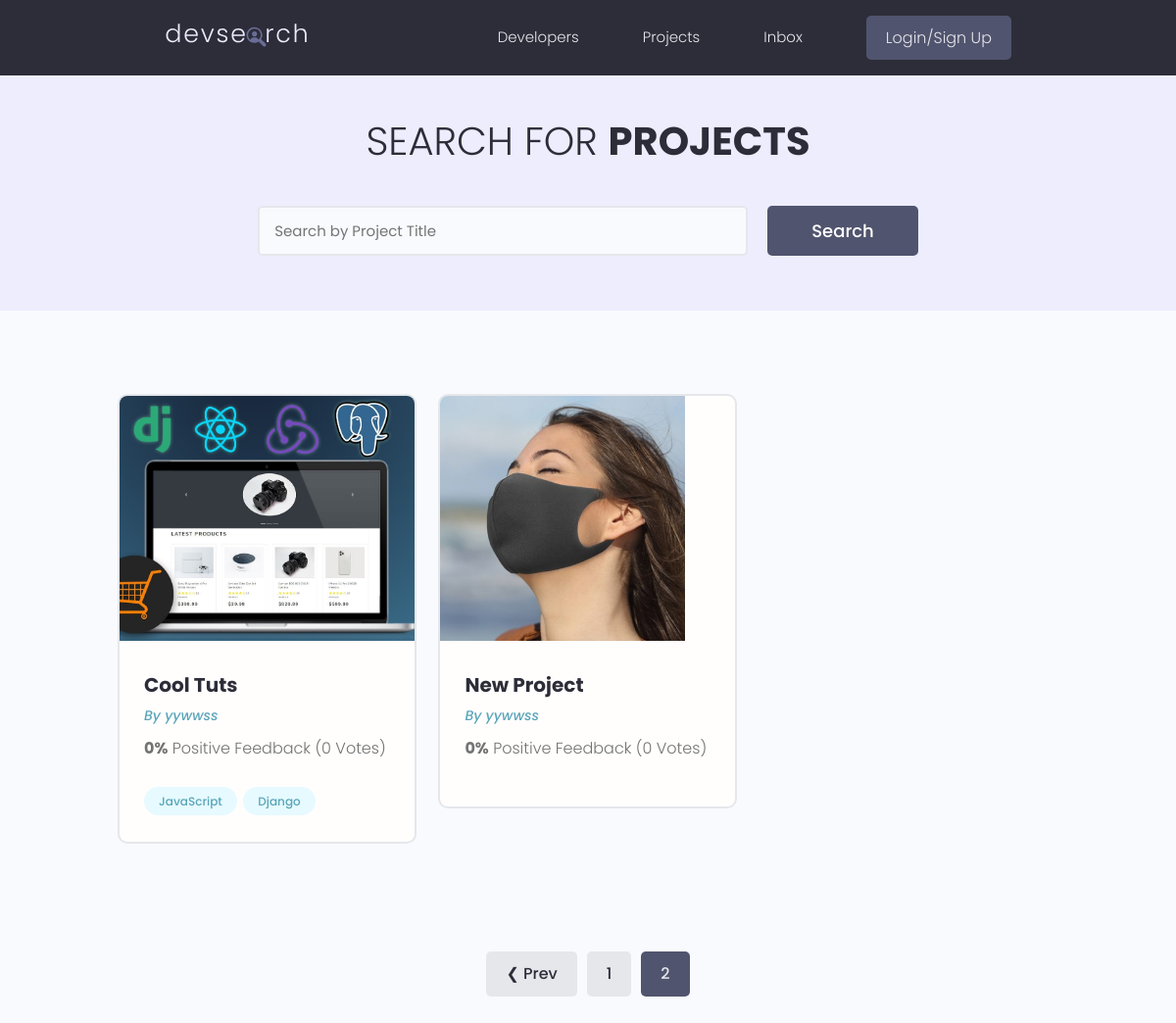
Page /projects/?page=2 on the earlier database version.
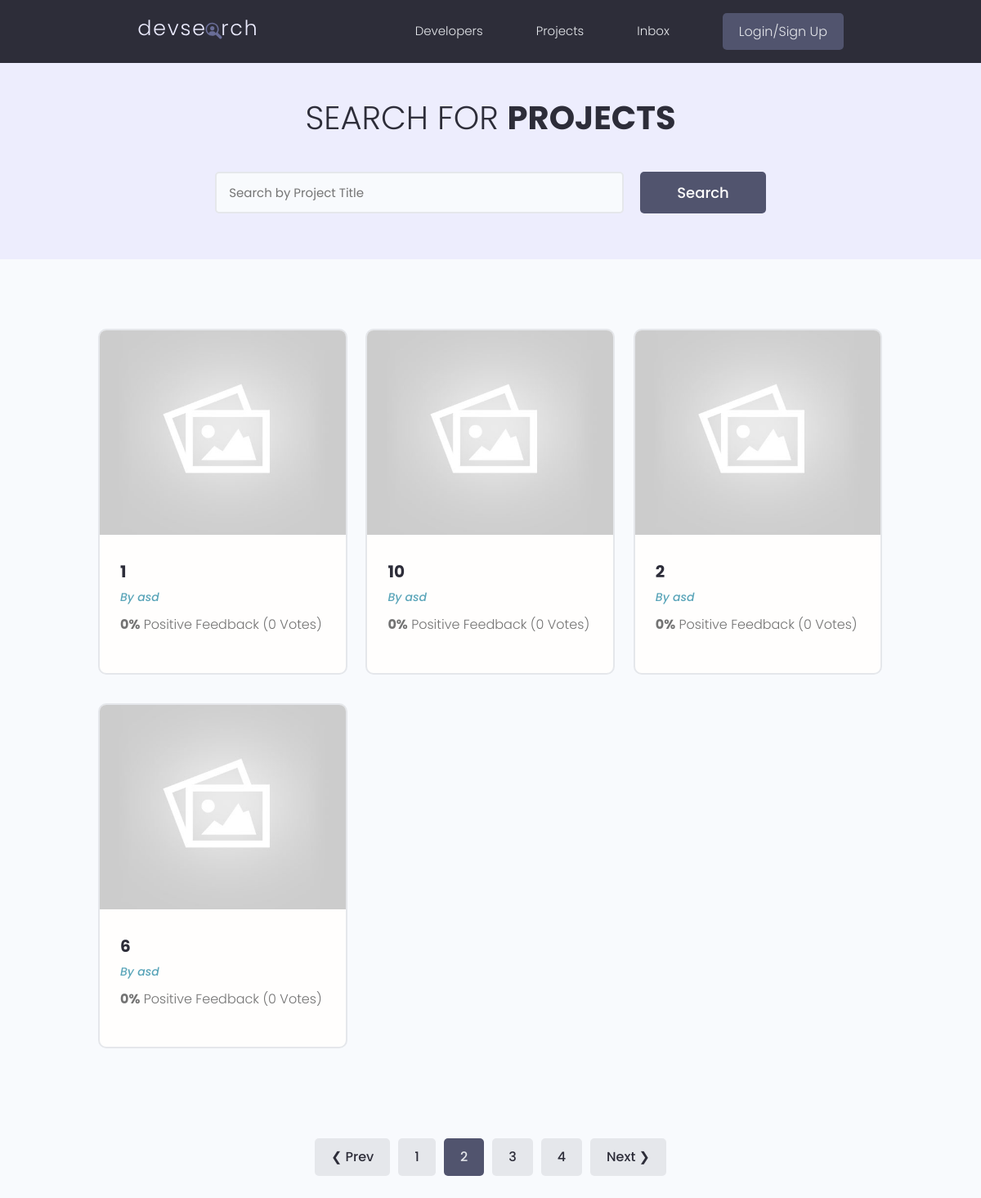
Same page on the later database version.
### projects/models.py (models this page shows, shortened)
class Project(models.Model):
    owner = models.ForeignKey(Profile, null=True, blank=True, on_delete=models.CASCADE)
    title = models.CharField(max_length=200)
    description = models.TextField(null=True, blank=True)
    featured_image = models.ImageField(null=True, blank=True, default='default.jpg')
    demo_link = models.CharField(max_length=2000, null=True, blank=True)
    source_link = models.CharField(max_length=2000, null=True, blank=True)
    tags = models.ManyToManyField('Tag', blank=True)
    vote_total = models.IntegerField(default=0, null=True, blank=True)
    vote_ratio = models.IntegerField(default=0, null=True, blank=True)
    create = models.DateTimeField(auto_now_add=True)
    id = models.UUIDField(default=uuid.uuid4, unique=True, primary_key=True, editable=False)
    class Meta:
        ordering = ['-vote_ratio', '-vote_total', 'title']

class Tag(models.Model):
    name = models.CharField(max_length=200)
    create = models.DateTimeField(auto_now_add=True)
    id = models.UUIDField(default=uuid.uuid4, unique=True, primary_key=True, editable=False)
    def __str__(self):
        return self.name

### users/models.py (models this page shows, shortened)
class Profile(models.Model):
    user = models.OneToOneField(User, on_delete=models.CASCADE, null=True, blank=True)
    name = models.CharField(max_length=200, null=True, blank=True)
    email = models.EmailField(max_length=500, null=True, blank=True)
    username = models.CharField(max_length=200, null=True, blank=True)
    location = models.CharField(max_length=200, null=True, blank=True)
    short_intro = models.CharField(max_length=200, null=True, blank=True)
    bio = models.TextField(null=True, blank=True)
    profile_image = models.ImageField(
        null=True, blank=True, upload_to='profiles/', default='profiles/user-default.png')
    social_github = models.CharField(max_length=200, null=True, blank=True)
    social_twitter = models.CharField(max_length=200, null=True, blank=True)
    social_linkein = models.CharField(max_length=200, null=True, blank=True)
    social_youtube = models.CharField(max_length=200, null=True, blank=True)
    social_website = models.CharField(max_length=200, null=True, blank=True)
    created = models.DateTimeField(auto_now_add=True)
    id = models.UUIDField(default=uuid4, unique=True, primary_key=True, editable=False)

### projects/views.py (the view)
# urls.py: path('projects/', include('projects.urls')),
def projects(request):
    search_query, projects = search_project(request)
    custom_range, projects = paginate_projects(request, projects, 4)
    context = {
        'projects' : projects,
        'search_query' : search_query,
        'custom_range' : custom_range,
    }
    return render(request, 'projects/projects.html', context)

### projects/utils.py (called while the page is built)
def paginate_projects(request, projects, results):
    page = request.GET.get('page')
    paginator = Paginator(projects, results)
    try:
        projects = paginator.page(page)
    except PageNotAnInteger:
        page = 1 # 처음으로
        projects = paginator.page(page)
    except EmptyPage:
        page = paginator.num_pages # 마지막으로
        projects = paginator.page(page)
    left_idx = (int(page) - 4)
    if left_idx < 1:
        left_idx = 1
    right_idx = (int(page) + 5)
    if right_idx > paginator.num_pages + 1:
        right_idx = paginator.num_pages + 1
    custom_range = range(left_idx, right_idx)
    return custom_range, projects

def search_project(request):
    search_query = ''
    if request.GET.get('search_query'):
        search_query = request.GET.get('search_query')
    tags = Tag.objects.filter(name__icontains=search_query)
    projects = Project.objects.distinct().filter(
        Q(title__icontains=search_query) |
        Q(description__icontains=search_query) |
        Q(owner__name__icontains=search_query) |
        Q(tags__in=tags)
    )
    return search_query, projects

### projects/templates/projects/projects.html (shortened to what this page needs)
{% extends 'main.html' %}
{% block content %}
<main class="projects">
    <section class="hero-section text-center">
        <div class="container container--narrow">
            <div class="hero-section__box">
                <h2>Search for <span>Projects</span></h2>
            </div>
            <div class="hero-section__search">
                <form id="searchForm" class="form" action="{% url 'projects' %}" method="get">
                    <div class="form__field">
                        <input class="input input--text" id="formInput#search" type="text" name="search_query"
                        placeholder="Search by Project Title" value={{search_query}} >
                    </div>
                    <input class="btn btn--sub btn--lg" type="submit" value="Search" />
                </form>
            </div>
        </div>
    </section>
    <section class="projectsList">
        <div class="container">
            <div class="grid grid--three">
                {% for project in projects %}
                <div class="column">
                    <div class="card project">
                        <a href="{% url 'project' pk=project.id %}" class="project">
                            <img class="project__thumbnail" src="{{ project.featured_image.url }}" alt="project thumbnail" />
                            <div class="card__body">
                                <h3 class="project__title">{{project.title}}</h3>
                                <p><a class="project__author" href="{% url 'user-profile' pk=project.owner.id %}">By {{project.owner.name}}</a></p>
                                <p class="project--rating">
                                    <span style="font-weight: bold;">{{project.vote_ratio}}%</span> Positive
                                    Feedback ({{project.vote_total}} Vote{{project.vote_total|pluralize:"s"}})
                                </p>
                                <div class="project__tags">
                                    {% for tag in project.tags.all %}
                                    <span class="tag tag--pill tag--main">
                                        <small>{{tag}}</small>
                                    </span>
                                    {% endfor %}
                                </div>
                            </div>
                        </a>
                    </div>
                </div>
                {% endfor %}
            </div>
        </div>
    </section>
    {% include 'pagination.html' with queryset=projects custom_range=custom_range %}
</main>
{% endblock content %}

Differences in the rows shown:
no longer on this page (row unchanged): Project: featured_image (picture), title "Cool Tuts", owner.name "yywwss", vote_ratio "0", vote_total "0"
no longer on this page (row unchanged): Tag: name "JavaScript"
no longer on this page (row unchanged): Tag: name "Django"
no longer on this page (row unchanged): Project: featured_image (picture), title "New Project", owner.name "yywwss", vote_ratio "0", vote_total "0"
added Project: featured_image (placeholder picture), title "1", owner.name "asd", vote_ratio "0", vote_total "0"
added Project: featured_image (placeholder picture), title "10", owner.name "asd", vote_ratio "0", vote_total "0"
added Project: featured_image (placeholder picture), title "2", owner.name "asd", vote_ratio "0", vote_total "0"
added Project: featured_image (placeholder picture), title "6", owner.name "asd", vote_ratio "0", vote_total "0"
Other differences:
new list line: "3"
new list line: "4"
text now shown: "Next ❯"
